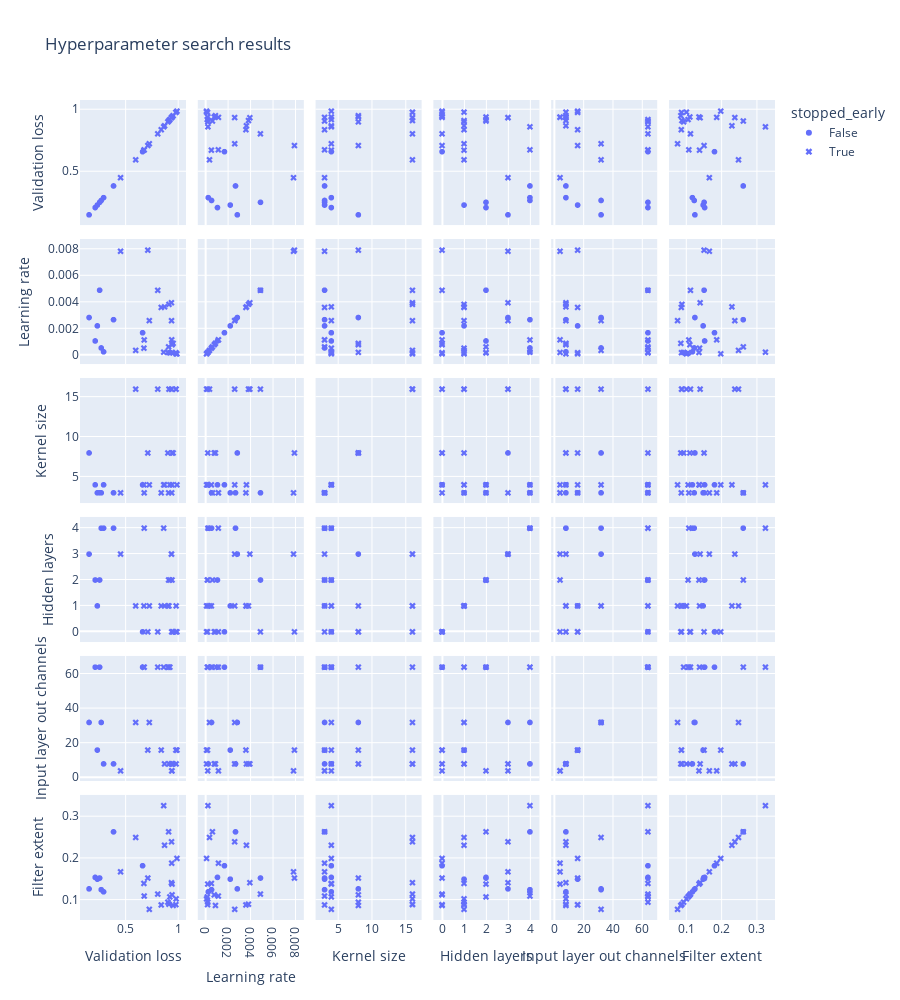

Here is the notebook cell this chart was saved with:
### Code cell
# Create plotly scatterplot matrix
fig = px.scatter_matrix(
    df,
    dimensions=['val_loss', 'learning_rate', 'kernel_size', 'num_hidden_layers', 'input_layer_out_channels', 'filter_extent'],
    # color='val_loss',
    # color_continuous_scale='viridis',
    title='Hyperparameter search results',
    labels={
        'epoch': 'Epochs',
        'samples': 'Samples',
        'val_loss': 'Validation loss',
        'learning_rate': 'Learning rate',
        'kernel_size': 'Kernel size',
        'num_hidden_layers': 'Hidden layers',
        'input_layer_out_channels': 'Input layer out channels',
        'filter_extent': 'Filter extent',
    },
    height=1000,
    symbol='stopped_early',
    symbol_map={
        True: 'x',
        False: 'circle',
    },
)

fig.show()

### Figure 1 — Plotly figure (JSON) as saved in the notebook; plotly's stock layout.template omitted (floating-point values rounded to 4 significant figures)
{"data": [{"dimensions": [{"axis": {"matches": true}, "label": "Validation loss", "values": [0.152, 0.2104, 0.2308, 0.2526, 0.2679, 0.2904, 0.3848, 0.6613]}, {"axis": {"matches": true}, "label": "Learning rate", "values": [0.002847, 0.00108, 0.002219, 0.004911, 0.0005511, 0.0002598, 0.002687, 0.0017]}, {"axis": {"matches": true}, "label": "Kernel size", "values": [8, 4, 3, 3, 3, 4, 3, 4]}, {"axis": {"matches": true}, "label": "Hidden layers", "values": [3, 2, 1, 2, 4, 4, 4, 0]}, {"axis": {"matches": true}, "label": "Input layer out channels", "values": [32, 64, 16, 64, 32, 8, 8, 64]}, {"axis": {"matches": true}, "label": "Filter extent", "values": [0.1257, 0.1533, 0.1491, 0.1517, 0.1238, 0.1187, 0.2626, 0.1812]}], "hovertemplate": "stopped_early=False<br>%{xaxis.title.text}=%{x}<br>%{yaxis.title.text}=%{y}<extra></extra>", "legendgroup": "False", "marker": {"color": "#636efa", "symbol": "circle"}, "name": "False", "showlegend": true, "type": "splom"}, {"dimensions": [{"axis": {"matches": true}, "label": "Validation loss", "values": [0.4517, 0.5957, 0.6737, 0.6765, 0.7109, 0.7254, 0.8056, 0.8387, 0.862, 0.8704, 0.902, 0.9086, 0.9124, 0.9206, 0.9355, 0.9366, 0.9381, 0.9412, 0.9415, 0.9517, 0.9779, 0.9803, 0.9882]}, {"axis": {"matches": true}, "label": "Learning rate", "values": [0.007852, 0.0003694, 0.000537, 0.001156, 0.007933, 0.002616, 0.004902, 0.003611, 0.0002312, 0.003655, 0.000217, 0.0006328, 0.00384, 0.0001745, 0.003963, 0.00261, 0.001167, 0.0002111, 0.0007941, 0.0008998, 0.0001948, 0.0001081, 0.0001101]}, {"axis": {"matches": true}, "label": "Kernel size", "values": [3, 16, 4, 3, 8, 4, 16, 3, 4, 4, 8, 3, 16, 4, 16, 16, 3, 4, 8, 8, 16, 16, 4]}, {"axis": {"matches": true}, "label": "Hidden layers", "values": [3, 1, 1, 4, 0, 1, 0, 1, 4, 1, 1, 2, 1, 2, 3, 3, 0, 2, 0, 0, 0, 1, 0]}, {"axis": {"matches": true}, "label": "Input layer out channels", "values": [4, 32, 64, 64, 16, 32, 64, 16, 64, 8, 64, 64, 8, 64, 8, 8, 4, 4, 8, 8, 16, 8, 16]}, {"axis": {"matches": true}, "label": "Filter extent", "values": [0.1667, 0.2492, 0.1388, 0.1085, 0.1517, 0.07664, 0.1132, 0.08718, 0.3255, 0.2305, 0.0938, 0.2628, 0.08893, 0.1064, 0.1406, 0.2388, 0.1874, 0.1372, 0.1114, 0.08589, 0.08783, 0.1018, 0.1989]}], "hovertemplate": "stopped_early=True<br>%{xaxis.title.text}=%{x}<br>%{yaxis.title.text}=%{y}<extra></extra>", "legendgroup": "True", "marker": {"color": "#636efa", "symbol": "x"}, "name": "True", "showlegend": true, "type": "splom"}], "layout": {"dragmode": "select", "height": 1000, "legend": {"title": {"text": "stopped_early"}, "tracegroupgap": 0}, "title": {"text": "Hyperparameter search results"}}}
